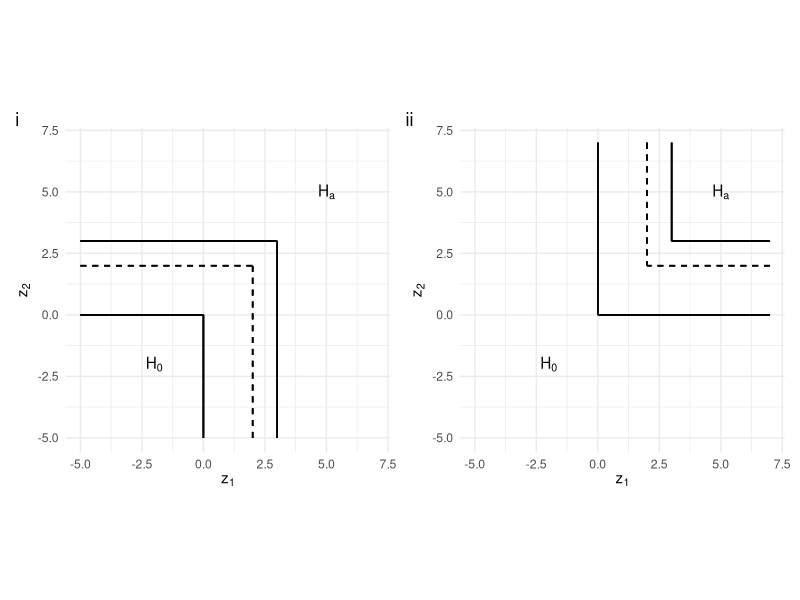
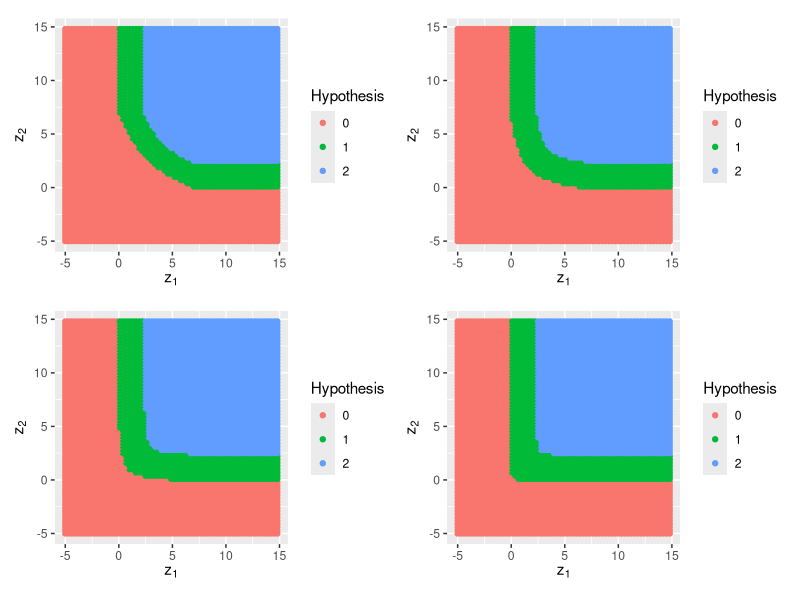

Write the R code that produced these figures, in order. (Note: this script raises an error after producing the figures.)
## ---- chunk 1
knitr::opts_chunk$set(
  collapse = TRUE,
  comment = "#>"
)
## ---- chunk 2
#library(vamos)
library(ggplot2)
library(patchwork)
## ---- chunk 3
library(ggplot2)
library(patchwork)

df <- expand.grid(z_1 = c(-5, 7),
                  z_2 = c(-5, 7))

p1 <- ggplot(df, aes(z_1, z_2)) + geom_point(alpha = 0) +
  coord_fixed() + 
  # null
  geom_segment(aes(x = -5, y = 0, xend = 0, yend = 0)) +
  geom_segment(aes(x = 0, y = -5, xend = 0, yend = 0)) + 
  
  # alt
  geom_segment(aes(x = -5, y = 3, xend = 3, yend = 3)) +
  geom_segment(aes(x = 3, y = -5, xend = 3, yend = 3)) +
  
  # crit
  geom_segment(aes(x = -5, y = 2, xend = 2, yend = 2), linetype = 2) +
  geom_segment(aes(x = 2, y = -5, xend = 2, yend = 2), linetype = 2) +
  
  annotate("text", x = -2, y = -2, label = expression(H[0])) +
  annotate("text", x = 5, y = 5, label = expression(H[a])) +
  
  xlab(expression(z[1])) + ylab(expression(z[2])) +
  theme_minimal()

p2 <- ggplot(df, aes(z_1, z_2)) + geom_point(alpha = 0) +
  coord_fixed() + 
  # null
  geom_segment(aes(x = 7, y = 0, xend = 0, yend = 0)) +
  geom_segment(aes(x = 0, y = 7, xend = 0, yend = 0)) + 
  
  # alt
  geom_segment(aes(x = 7, y = 3, xend = 3, yend = 3)) +
  geom_segment(aes(x = 3, y = 7, xend = 3, yend = 3)) +
  
  # crit
  geom_segment(aes(x = 7, y = 2, xend = 2, yend = 2), linetype = 2) +
  geom_segment(aes(x = 2, y = 7, xend = 2, yend = 2), linetype = 2) +
  
  annotate("text", x = -2, y = -2, label = expression(H[0])) +
  annotate("text", x = 5, y = 5, label = expression(H[a])) +
  
  xlab(expression(z[1])) + ylab(expression(z[2])) +
  theme_minimal()  
## ---- chunk 4
p1 + p2 + plot_annotation(tag_levels = 'i')
## ---- chunk 5

## ---- chunk 6
hyp_plot <- function(a, c_x, c_y = c_x, n_y = 0, b_null = 0, b_alt = 2.486475) {
  
  # Grid of points for plotting
  df <- expand.grid(x = seq(-5,15,0.3),
                 y = seq(-5,15,0.3))
  
  # Get weight for value function
  w <- (c_x)/(c_y - n_y - a*c_x*n_y)
  
  
  # Get the required shift parameters to transform the basic hypothesis (set up
  # assuming n_x = 0) to null and alternatives
  s_n <- (c_x - b_null)/c_x
  s_a <- (c_x - b_alt)/c_x
  
  # At each point in the grid, denote if it lies in the null (0) or alternative (2)
  # hypotheses.
  df$h <- ifelse(c_y - (c_y - df$y)/s_n < (w*c_y - (c_x - (c_x - df$x)/s_n))/(w + w*a*(c_x - (c_x - df$x)/s_n)) | c_x - (c_x - df$x)/s_n < 0 | c_y - (c_y - df$y)/s_n < n_y, 0, 
                 ifelse(c_y - (c_y - df$y)/s_a > (w*c_y - (c_x - (c_x - df$x)/s_a))/(w + w*a*(c_x - (c_x - df$x)/s_a)) & c_x - (c_x - df$x)/s_a > 0 & c_y - (c_y - df$y)/s_a > n_y, 2, 1))
  
  # Plot the hypotheses - adding a line at x=b which should border the alternative
  # region.
  ggplot(df, aes(x, y, colour=as.factor(h))) + geom_point() + coord_fixed() +
    scale_color_discrete(name = "Hypothesis") +
    xlab(expression(z[1])) + ylab(expression(z[2]))
}

p1 <- hyp_plot(0.2, 7); p2 <- hyp_plot(1, 7); p3 <- hyp_plot(5, 7); p4 <- hyp_plot(100, 7)

(p1 + p2) / (p3 + p4)
## ---- chunk 7
library(mvtnorm)

alpha <- 0.05; beta <- 0.17
n <- 2*(qnorm(1 - alpha) - qnorm(beta))^2/(0.3^2)
n

a <- 1
c <- 7
sigma <- matrix(c(1, 0.3, 0.3, 1), ncol = 2)
cor_z <- sigma[1,2]
variance <- sigma[1,1]
alpha_nom <- 0.05
target <- 0.3

ns <- seq(50, 500, 50)
r <- NULL
for(n in ns){
  r <- rbind(r, ocs_value_cp(n, target, cor_z, alpha_nom, variance, a, c))
}

r2 <- NULL
for(n in ns){
  r2 <- rbind(r2, ocs_value_cp_wrong(n, target, cor_z, alpha_nom, variance, a, c))
}

r2[,2] - r[,2]

plot(r)
points(r2, col = "red")

r[r[,1] <= 0.05, ][1,]
r2[r2[,1] <= 0.05, ][1,]
r[r[,1] <= 0.05, ][1,] - r2[r2[,1] <= 0.05, ][1,]
